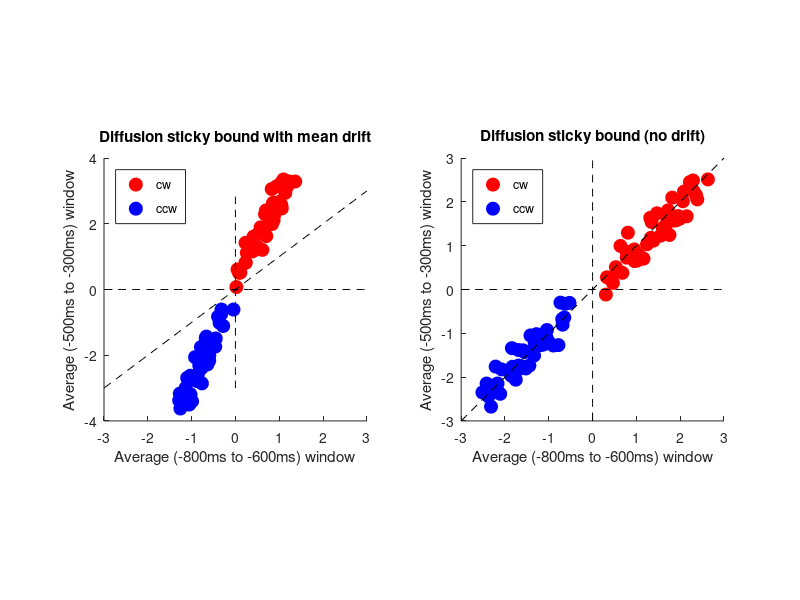

This chart was generated by the following MATLAB code: (Note: this script raises an error after producing the figure.)
clear all; close all; clc;
% ==> directories
dataPath     = strcat('/home/thomas/Desktop/UTAustin/Goris/pfc_code/pfc_data');
drc = '../data/';

%% ==> accumulation bound panel

% ==> parameters ~~~~~~~~~~~~~~~~~~~~~~~~~~~~~~~~~~~~~~~~~~~~~~~~~~~~~~~~~~~~~~~

% => number of simulated trials
N = 500;
% => number of simulated timepoints
tm = 200;
% ==> bound
bnd = 10;

% ==> timepoints (like the one for Monkey F and session 1 in the physiology data)
t = linspace(-795,-45,200);

% get indices of timepoints closest to -500 and -300 ms
[~,il] = min(abs(t + 500)); %-500
[~,iu] = min(abs(t + 300)); %-300
% get indices of timepoints closest to -800 and -600 ms
[~,il2] = min(abs(t + 800)); %-800
[~,iu2] = min(abs(t + 600)); %-600

% ~~~~~~~~~~~~~~~~~~~~~~~~~~~~~~~~~~~~~~~~~~~~~~~~~~~~~~~~~~~~~~~~~~~~~~~~~~~~~~


% ==> figure 
figure(3); set(gcf,'Color','w'); set(gcf, 'Position',[675 461 932 501])

% ==> factor for prior offset in cw and ccw directions
for fc = 1:0.1:5

    % ==> prior offsets
    pr_cw  =  0.5 * fc;
    pr_ccw = -0.5 * fc;

    % ==> Gaussian random walk
    sens  = randn(N,tm);
    % ==> cummulative sum over time
    csens = cumsum(sens,2);

    % ==> csens with bound - two cases: with ccw prior or with cw prior offsets
    csensb_cw =  csens + pr_cw;
    csensb_ccw = csens + pr_ccw;

    % ==> set DV values for timepoints over trials that reach or exceed a bound
    % to the bound value (stickiness)
    % ==> cw prior ctx
    csensb_cw(csensb_cw >=  bnd) =  bnd;
    csensb_cw(csensb_cw <= -bnd) = -bnd;
    % ==> ccw prior ctx
    csensb_ccw(csensb_ccw >=  bnd) =  bnd;
    csensb_ccw(csensb_ccw <= -bnd) = -bnd;

    % ==> once a bnd has been reached at time t for a given trial, set the remaining DV values
    % starting from t+1 to the bound for that trial
    % ==> cw cases
    for i = 1:N
        bidx = find(csensb_cw(i,:) >=  bnd, 1, 'first');
        % => set to bound
        if ~isempty(bidx)
            csensb_cw(i,bidx:end) = bnd;
        end
    end
    for i = 1:N
        bidx = find(csensb_cw(i,:) <=  -bnd);
        bidx = min(bidx);
        % => set to bound
        if ~isempty(bidx)
            csensb_cw(i,bidx:end) = -bnd;
        end
    end
    % ==> ccw context cases
    for i = 1:N
        bidx = find(csensb_ccw(i,:) >=  bnd, 1, 'first');
        % => set to bound
        if ~isempty(bidx)
            csensb_ccw(i,bidx:end) = bnd;
        end
    end
    for i = 1:N
        bidx = find(csensb_ccw(i,:) <=  -bnd);
        bidx = min(bidx);
        % => set to bound
        if ~isempty(bidx)
            csensb_ccw(i,bidx:end) = -bnd;
        end
    end

    % figure(1); set(gcf,'Color','w'); set(gcf,'Position',[124 717 1682 245]);
    % subplot(1,5,1); 
    % hold on; hold all;
    % plot((csens + pr_cw)', 'color', [1,0.5,0.5,0.5]);     ylim([-bnd - 10, bnd + 10]);
    % plot(1:t,repmat( bnd,tm), 'r--', 'linewidth', 4);
    % plot(1:t,repmat(-bnd,tm), 'b--', 'linewidth', 4);
    % title('cw prior ctx')
    % subplot(1,5,2); 
    % hold on; hold all;
    % plot((csens + pr_ccw)', 'color', [0.5,0.5,1,0.5]);     ylim([-bnd - 10, bnd + 10]);
    % plot(1:t,repmat( bnd,tm), 'r--', 'linewidth', 4);
    % plot(1:t,repmat(-bnd,tm), 'b--', 'linewidth', 4);
    % title('ccw prior ctx')
    %  
    % subplot(1,5,3); 
    % hold on; hold all;
    % plot(1:t,repmat( bnd,tm), 'r--', 'linewidth', 4);
    % plot(1:t,repmat(-bnd,tm), 'b--', 'linewidth', 4);
    % plot(csensb_cw', 'color', [1,0.5,0.5,0.5]);     ylim([-bnd - 10, bnd + 10]);
    % title('cw prior ctx')
    % subplot(1,5,4); 
    % hold on; hold all;
    % plot(1:t,repmat( bnd,tm), 'r--', 'linewidth', 4);
    % plot(1:t,repmat(-bnd,tm), 'b--', 'linewidth', 4);
    % plot(csensb_ccw', 'color', [0.5,0.5,1,0.5]);     ylim([-bnd - 10, bnd + 10]);
    % title('ccw prior ctx')
    % 
    % subplot(1,5,5);
    % plot(mean(csensb_cw,1),'linewidth',1, 'color',  [1,0.5,0.5,0.5]);
    % hold on; hold all;
    % plot(mean(csensb_ccw,1),'linewidth',1, 'color', [0.5,0.5,1,0.5]);
    % ylabel('Average signed DV (acc. bound)')
    % xlabel('Time')
    % title('Average over trials')

    % ~~~~~~~~~~~~~~~~~~~~~~~~~~~~~~~~~~~~~~~~~~~~~~~~~~~~~~~~~~~~~~~~~~~~~~~~~~~~~~~~~~~~~~~~
    %==> case with a bias that grows linearly with t (mean drift)

    pr_cw_d =   fc*(0:(tm-1))/(0.5*tm);
    pr_ccw_d = -fc*(0:(tm-1))/(0.5*tm);

    % ==> csens with bound - two cases: with ccw prior or with cw prior
    csensb_cw_d =  csens + repmat(pr_cw_d, [N,1]);
    csensb_ccw_d = csens + repmat(pr_ccw_d,[N,1]);

    % ==> set DV values for timepoints over trials that reach or exceed a bound
    % to the bound value.
    % ==> cw prior ctx
    csensb_cw_d(csensb_cw_d >=  bnd) =  bnd;
    csensb_cw_d(csensb_cw_d <= -bnd) = -bnd;
    % ==> ccw prior ctx
    csensb_ccw_d(csensb_ccw_d >=  bnd) =  bnd;
    csensb_ccw_d(csensb_ccw_d <= -bnd) = -bnd;

    % ==> once a bnd has been reached at time t for a given trial, set the remaining DV values
    % starting from t+1 to the bound for that trial
    % ==> cw cases
    % ==> once a bnd has been reached at time t for a given trial, set the remaining DV values
    % starting from t+1 to the bound for that trial
    % ==> cw cases
    for i = 1:N
        bidx = find(csensb_cw_d(i,:) >=  bnd, 1, 'first');
        % => set to bound
        if ~isempty(bidx)
            csensb_cw_d(i,bidx:end) = bnd;
        end
    end
    for i = 1:N
        bidx = find(csensb_cw_d(i,:) <=  -bnd);
        bidx = min(bidx);
        % => set to bound
        if ~isempty(bidx)
            csensb_cw_d(i,bidx:end) = -bnd;
        end
    end
    % ==> ccw context cases
    for i = 1:N
        bidx = find(csensb_ccw_d(i,:) >=  bnd, 1, 'first');
        % => set to bound
        if ~isempty(bidx)
            csensb_ccw_d(i,bidx:end) = bnd;
        end
    end
    for i = 1:N
        bidx = find(csensb_ccw_d(i,:) <=  -bnd);
        bidx = min(bidx);
        % => set to bound
        if ~isempty(bidx)
            csensb_ccw_d(i,bidx:end) = -bnd;
        end
    end

    % figure(2); set(gcf,'Color','w'); set(gcf,'Position',[124 717 1682 245]);
    % subplot(1,5,1); 
    % hold on; hold all;
    % plot((csens + repmat(pr_cw_d, [N,1]))', 'color', [1,0.5,0.5,0.5]);     ylim([-bnd - 10, bnd + 10]);
    % plot(1:t,repmat( bnd,tm), 'r--', 'linewidth', 4);
    % plot(1:t,repmat(-bnd,tm), 'b--', 'linewidth', 4);
    % title('cw prior ctx')
    % subplot(1,5,2); 
    % hold on; hold all;
    % plot((csens + repmat(pr_ccw_d, [N,1]))', 'color', [0.5,0.5,1,0.5]);     ylim([-bnd - 10, bnd + 10]);
    % plot(1:t,repmat( bnd,tm), 'r--', 'linewidth', 4);
    % plot(1:t,repmat(-bnd,tm), 'b--', 'linewidth', 4);
    % title('ccw prior ctx')
    %  
    % subplot(1,5,3); 
    % hold on; hold all;
    % plot(1:t,repmat( bnd,tm), 'r--', 'linewidth', 4);
    % plot(1:t,repmat(-bnd,tm), 'b--', 'linewidth', 4);
    % plot(csensb_cw_d', 'color', [1,0.5,0.5,0.5]);     ylim([-bnd - 10, bnd + 10]);
    % title('cw prior ctx')
    % subplot(1,5,4); 
    % hold on; hold all;
    % plot(1:t,repmat( bnd,tm), 'r--', 'linewidth', 4);
    % plot(1:t,repmat(-bnd,tm), 'b--', 'linewidth', 4);
    % plot(csensb_ccw_d', 'color', [0.5,0.5,1,0.5]);     ylim([-bnd - 10, bnd + 10]);
    % title('ccw prior ctx')
    % 
    % subplot(1,5,5);
    % plot(mean(csensb_cw_d,1),'linewidth',1, 'color',  [1,0.5,0.5,0.5]);
    % hold on; hold all;
    % plot(mean(csensb_ccw_d,1),'linewidth',1, 'color', [0.5,0.5,1,0.5]);
    % ylabel('Average signed DV (acc. bound)')
    % xlabel('Time')
    % title('Average over trials')

    % ==> drifting prior expectation
    % => time window 1
    csensb_ccw_d_mu =  mean(mean(csensb_ccw_d(:,il:iu),1),2);
    csensb_cw_d_mu  =  mean(mean(csensb_cw_d(:, il:iu),1),2);
    % => time window 2
    csensb_ccw_d_mu2 = mean(mean(csensb_ccw_d(:,il2:iu2),1),2);
    csensb_cw_d_mu2  = mean(mean(csensb_cw_d(:, il2:iu2),1),2);

    % ==> fixed prior expectation
    % => time window 1
    csensb_ccw_mu =  mean(mean(csensb_ccw(:,il:iu),1),2);
    csensb_cw_mu  =  mean(mean(csensb_cw(:, il:iu),1),2);
    % => time window 2
    csensb_ccw_mu2 = mean(mean(csensb_ccw(:,il2:iu2),1),2);
    csensb_cw_mu2  = mean(mean(csensb_cw(:, il2:iu2),1),2);

    subplot(1,2,1);
    hold on; hold all;
    % scatter(csensb_cw_d_mu2 - csensb_ccw_d_mu2, csensb_cw_d_mu - csensb_ccw_d_mu,  90, 'ko'); %,'markerfacecolor', 'b', 'markeredgecolor', 'b')
    scatter(csensb_cw_d_mu2,  csensb_cw_d_mu,     90, 'o','markerfacecolor', 'r', 'markeredgecolor', 'r')
    scatter(csensb_ccw_d_mu2,  csensb_ccw_d_mu,   90, 'o','markerfacecolor', 'b', 'markeredgecolor', 'b')
    axis equal;
    subplot(1,2,2);
    hold on; hold all;
    % scatter(csensb_cw_mu2 - csensb_ccw_mu2,     csensb_cw_mu - csensb_ccw_mu, 90,  'ko'); %,'markerfacecolor', 'b', 'markeredgecolor', 'b')
    scatter(csensb_cw_mu2,    csensb_cw_mu,    90,  'o','markerfacecolor', 'r', 'markeredgecolor', 'r')
    scatter(csensb_ccw_mu2,    csensb_ccw_mu,  90,  'o','markerfacecolor', 'b', 'markeredgecolor', 'b')
    axis equal;

    fprintf('completed plotting for prior offset factor %d...\n',fc)

end

subplot(1,2,1);
hold on; hold all;
plot(-3:0.1:3,-3:0.1:3,'k--')
plot(-3:0.1:3,zeros([1,length(-3:0.1:3)]),'k--')
plot(zeros([1,length(-3:0.1:3)]),-3:0.1:3,'k--')
axis equal; axis square;
xlabel('Average (-800ms to -600ms) window')
ylabel('Average (-500ms to -300ms) window')
legend('cw', 'ccw', 'Location', 'NorthWest')
title('Diffusion sticky bound with mean drift')
drawnow;

subplot(1,2,2);
hold on; hold all;
plot(-3:0.1:3,-3:0.1:3,'k--')
plot(-3:0.1:3,zeros([1,length(-3:0.1:3)]),'k--')
plot(zeros([1,length(-3:0.1:3)]),-3:0.1:3,'k--')
axis equal; axis square;
xlabel('Average (-800ms to -600ms) window')
ylabel('Average (-500ms to -300ms) window')
legend('cw', 'ccw', 'Location', 'NorthWest')
title('Diffusion sticky bound (no drift)')
drawnow;

%%
close all; clc;

figure(); set(gcf,'Color','w');

% => cw cases
Fmu_cw_lo = nan(13,2);
Fmu_cw_hi = nan(13,2);

Jmu_cw_lo = nan(16,2);
Jmu_cw_hi = nan(16,2);

% => ccw cases
Fmu_ccw_lo = nan(13,2);
Fmu_ccw_hi = nan(13,2);

Jmu_ccw_lo = nan(16,2);
Jmu_ccw_hi = nan(16,2);

% ==> for storing all neutral DV trajectories
% => cw cases
F_cw_lo = nan(13,200);
F_cw_hi = nan(13,200);
J_cw_lo = nan(16,200);
J_cw_hi = nan(16,200);

% => ccw cases
F_ccw_lo = nan(13,200);
F_ccw_hi = nan(13,200);
J_ccw_lo = nan(16,200);
J_ccw_hi = nan(16,200);

% ==> store individual trial values
% ==> context cw (ctx == 1)
vcwlosF = [];
% ==> context ccw (ctx == 1)
vccwlosF = [];    
% ==> context cw (ctx == 1)
vcwhisF = [];
% ==> context ccw (ctx == 1)
vccwhisF = [];     

% ==> store individual trial values
% ==> context cw (ctx == 1)
vcwlosJ = [];
% ==> context ccw (ctx == 1)
vccwlosJ = [];    
% ==> context cw (ctx == 1)
vcwhisJ = [];
% ==> context ccw (ctx == 1)
vccwhisJ = [];     

% ==> store raw DV averages
J_cw_lo_raw_DVs = [];
J_cw_hi_raw_DVs = [];
J_ccw_lo_raw_DVs = [];
J_ccw_hi_raw_DVs = [];

% ==> store raw DV averages
F_cw_lo_raw_DVs = [];
F_cw_hi_raw_DVs = [];
F_ccw_lo_raw_DVs = [];
F_ccw_hi_raw_DVs = [];

% ==> what is the session
for iSfln = 1:29 

    % ~~~~~~~~~~~~~~~~~~~~~~~~~~~~~~~~~~~~~~~~~~~~~~~~~~~~~~~~~~~~~~~~~~~~~~~~~~~~~~~~~~~~~
    % params: matrix with the model parameters [trial x parameter]
    params = load([drc,'trial_DV_params_iS_',num2str(iSfln),'.mat']);
    params = params.ps_cat;
    fprintf('Finished loading matrix with the model parameters for iS = %d... \n',iSfln)
    % ~~~~~~~~~~~~~~~~~~~~~~~~~~~~~~~~~~~~~~~~~~~~~~~~~~~~~~~~~~~~~~~~~~~~~~~~~~~~~~~~~~~~~

    % ~~~~~~~~~~~~~~~~~~~~~~~~~~~~~~~~~~~~~~~~~~~~~~~~~~~~~~~~~~~~~~~~~~~~~~~~~~~~~~~~~~~~~
    % dvs are model predicted DV trajectories [trial x time] (Category DVs)
    dvs = load([drc,'trial_DV_traj_iS_',num2str(iSfln),'.mat']);
    dvs = dvs.dv_cat;
    fprintf('Finished loading model predicted DV trajectories (Categorical DVs) for iS = %d... \n',iSfln)
    % ~~~~~~~~~~~~~~~~~~~~~~~~~~~~~~~~~~~~~~~~~~~~~~~~~~~~~~~~~~~~~~~~~~~~~~~~~~~~~~~~~~~~~

    % ==> load session data
    if iSfln > 9
        load([dataPath,'/dataSet_',num2str(iSfln),'.mat']);
    elseif iSfln <= 9
        load([dataPath,'/dataSet_0',num2str(iSfln),'.mat']);
    end
    timeSac = S.dec.timeSac;
    % Set time boundaries
    fitTimeSacBegin = -800;  % in ms, relative to saccade onset
    fitTimeSacEnd   = -50;
    [~, sacBegin] = min(abs(timeSac - fitTimeSacBegin));
    [~, sacEnd]   = min(abs(timeSac - fitTimeSacEnd));

    % time intervals
    t = linspace(timeSac(sacBegin),timeSac(sacEnd),size(dvs,2));

    % ==> note: the t range is different for F and JP
    % => for F the range is   -795 -> -45
    % => for JP the range is  -790 -> -40
    
    % get indices of timepoints closest to -500 and -300 ms
    [~,il] = min(abs(t + 500)); %-500
    [~,iu] = min(abs(t + 300)); %-300
    % get indices of timepoints closest to -800 and -600 ms
    [~,il2] = min(abs(t + 800)); %-800
    [~,iu2] = min(abs(t + 600)); %-600

    % ==> choice
    cho = S.beh.choiceCat;
    % ==> context, contrast, orientation indicator variables
    ctx = S.exp.taskContext; ctr = S.exp.stimContrast; ori = S.exp.stimOriDeg;
    % x axis is orientation (the values differ for FN and JP!). Use unique values
    or = unique(ori)'; cx = unique(ctx)'; cr = unique(ctr)';
    
    % indices
    idxcwlo =  (ori == 0) & (ctx == cx(2)) & (ctr == cr(1));
    idxccwlo = (ori == 0) & (ctx == cx(1)) & (ctr == cr(1));
    
    idxcwhi =  (ori == 0) & (ctx == cx(2)) & (ctr == cr(2));
    idxccwhi = (ori == 0) & (ctx == cx(1)) & (ctr == cr(2));    
    
    % ==> context cw (ctx == 1)
    vcwlo = dvs(idxcwlo,:);
    % ==> context ccw (ctx == 1)
    vccwlo = dvs(idxccwlo,:);    
    % ==> context cw (ctx == 1)
    vcwhi = dvs(idxcwhi,:);
    % ==> context ccw (ctx == 1)
    vccwhi = dvs(idxccwhi,:);                   
    
    % ==> true dcCalAll (raw) values
    dvs_raw = S.dec.dvCatAll;
    
    
    subplot(5,6,iSfln);
    hold on; hold all;    
    plot(t,mean(vcwlo,1),  'r:');
    plot(t,mean(vccwlo,1), 'b:');
    plot(t,mean(vcwhi,1),  'r-');
    plot(t,mean(vccwhi,1), 'b-');    
    ylim([-1,1]);
    drawnow;

    % => if Monkey F
    if iSfln <= 13
        % ==> store averages in two time windows
        % => lo contrast       
        Fmu_cw_lo(iSfln,:) = [mean(mean(vcwlo(:,il2:iu2),1),2), mean(mean(vcwlo(:,il:iu),1),2)];
        % => hi contrast
        Fmu_cw_hi(iSfln,:) = [mean(mean(vcwhi(:,il2:iu2),1),2), mean(mean(vcwhi(:,il:iu),1),2)];        
        % => lo contrast
        Fmu_ccw_lo(iSfln,:) = [mean(mean(vccwlo(:,il2:iu2),1),2), mean(mean(vccwlo(:,il:iu),1),2)];
        % => hi contrast
        Fmu_ccw_hi(iSfln,:) = [mean(mean(vccwhi(:,il2:iu2),1),2), mean(mean(vccwhi(:,il:iu),1),2)];    
        
        % ==> store average DV trajectories        
        F_cw_lo(iSfln,:) = mean(vcwlo,1);    
        F_cw_hi(iSfln,:) = mean(vcwhi,1);  
        F_ccw_lo(iSfln,:) = mean(vccwlo,1);    
        F_ccw_hi(iSfln,:) = mean(vccwhi,1);  
        
        % ==> store averages of raw DVs 
        F_cw_lo_raw_DVs(iSfln,:)  = mean(dvs_raw(idxcwlo,:),1);
        F_cw_hi_raw_DVs(iSfln,:)  = mean(dvs_raw(idxcwhi,:),1);
        F_ccw_lo_raw_DVs(iSfln,:) = mean(dvs_raw(idxccwlo,:),1);
        F_ccw_hi_raw_DVs(iSfln,:) = mean(dvs_raw(idxccwhi,:),1);        
        
        % ==> store all single trial dvs
        vcwlosF  = [vcwlosF; vcwlo];
        vccwlosF = [vccwlosF; vccwlo]; 
        vcwhisF  = [vcwhisF; vcwhi];
        vccwhisF = [vccwhisF; vccwhi];      
        
    % => if Monkey J    
    elseif iSfln >= 14
        % ==> store averages in two time windows        
        % => lo contrast
        Jmu_cw_lo(iSfln -13,:) = [mean(mean(vcwlo(:,il2:iu2),1),2), mean(mean(vcwlo(:,il:iu),1),2)];
        % => hi contrast
        Jmu_cw_hi(iSfln -13,:) = [mean(mean(vcwhi(:,il2:iu2),1),2), mean(mean(vcwhi(:,il:iu),1),2)];        
        % => lo contrast
        Jmu_ccw_lo(iSfln -13,:) = [mean(mean(vccwlo(:,il2:iu2),1),2), mean(mean(vccwlo(:,il:iu),1),2)];
        % => hi contrast
        Jmu_ccw_hi(iSfln -13,:) = [mean(mean(vccwhi(:,il2:iu2),1),2), mean(mean(vccwhi(:,il:iu),1),2)];      
        
        % ==> store average DV trajectories (model fits)       
        J_cw_lo(iSfln  -13,:) = mean(vcwlo,1);    
        J_cw_hi(iSfln  -13,:) = mean(vcwhi,1);  
        J_ccw_lo(iSfln -13,:) = mean(vccwlo,1);    
        J_ccw_hi(iSfln -13,:) = mean(vccwhi,1);    
        
        % ==> store averages of raw DVs 
        J_cw_lo_raw_DVs(iSfln  -13,:) = mean(dvs_raw(idxcwlo,:),1);
        J_cw_hi_raw_DVs(iSfln  -13,:) = mean(dvs_raw(idxcwhi,:),1);
        J_ccw_lo_raw_DVs(iSfln  -13,:) = mean(dvs_raw(idxccwlo,:),1);
        J_ccw_hi_raw_DVs(iSfln  -13,:) = mean(dvs_raw(idxccwhi,:),1);
        
        % ==> store all single trial dvs (model fits)
        vcwlosJ  = [vcwlosJ; vcwlo];
        vccwlosJ = [vccwlosJ; vccwlo]; 
        vcwhisJ  = [vcwhisJ; vcwhi];
        vccwhisJ = [vccwhisJ; vccwhi];      
        
    end    
end

%% ==> barplots for F3
close all; clc;

% ==> all CW offset values for vertical stimulus - across hi and lo contrasts
cwsF  = [vcwlosF; vcwhisF];   cwsF  = cwsF(:,1);
% ==> all CCW offset values for vertical stimulus - across hi and lo contrasts
ccwsF = [vccwlosF; vccwhisF]; ccwsF = ccwsF(:,1);

% ==> all CW offset values for vertical stimulus - across hi and lo contrasts
cwsJ  = [vcwlosJ; vcwhisJ];   cwsJ  = cwsJ(:,1);
% ==> all CCW offset values for vertical stimulus - across hi and lo contrasts
ccwsJ = [vccwlosJ; vccwhisJ]; ccwsJ = ccwsJ(:,1);

% ==> edges
edgs = -1.5:0.1:1.5;

fg = figure(); set(fg,'color','white'); set(fg, 'Position',[675 421 660 541])
subplot(2,2,1);
histogram(cwsF,edgs,'facecolor',[0.15,0.75,0.5]); hold on; hold all;
title('Animal F: cw prior context')
xlabel('Signed DV initial offset')
ylabel('Frequency')
drawnow;
subplot(2,2,2);
histogram(ccwsF,edgs,'facecolor',[0.15,0.75,0.5]); hold on; hold all;
title('Animal F: ccw prior context')
xlabel('Signed DV initial offset')
ylabel('Frequency')
drawnow;
 
subplot(2,2,3);
histogram(cwsJ,edgs,'facecolor',[1,0.5,0]); hold on; hold all;
title('Animal J: cw prior context')
xlabel('Signed DV initial offset')
ylabel('Frequency')
drawnow;
subplot(2,2,4);
histogram(ccwsJ,edgs,'facecolor',[1,0.5,0]); hold on; hold all;
title('Animal J: ccw prior context')
xlabel('Signed DV initial offset')
ylabel('Frequency')
drawnow;

% ==> 
% ==> signrank wilcoxon test
[p_cwJ,~]  = signrank(cwsJ);
[p_ccwJ,~] = signrank(ccwsJ);

[p_cwF,~]  = signrank(cwsF);
[p_ccwF,~] = signrank(ccwsF);

fprintf('Wilcoxon test p values evaluating initial offsets in the vertical stimulus condition...\n')
fprintf('Wilcoxon test for animal F cw cases, p = %d...\n', p_cwF)
fprintf('Wilcoxon test for animal F ccw cases, p = %d...\n', p_ccwF)


fprintf('Wilcoxon test for animal J cw cases, p = %d...\n', p_cwJ)
fprintf('Wilcoxon test for animal J ccw cases, p = %d...\n', p_ccwJ)
 
% ==> ranksum
[PJ,HJ] = ranksum(cwsJ,ccwsJ)

[PF,HF] = ranksum(cwsF,ccwsF)

% ==> restrict to the low contrast trials and repeat ranksum


%%
% close all; clc;

figure(); set(gcf,'Color','w'); set(gcf,'Position',[86 490 1834 472]);
subplot(1,3,1);
hold on; hold all;
% => monkey F
s1 = scatter(Fmu_cw_lo(:,1), Fmu_cw_lo(:,2),  90, 'o','markerfacecolor', [0.15,0.75,0.5], 'markeredgecolor', 'r', 'MarkerFaceAlpha',.3,'MarkerEdgeAlpha',1);
s2 = scatter(Fmu_ccw_lo(:,1),Fmu_ccw_lo(:,2), 90, 'o','markerfacecolor', [0.15,0.75,0.5], 'markeredgecolor', 'b', 'MarkerFaceAlpha',.3,'MarkerEdgeAlpha',1);
s3 = scatter(Fmu_cw_hi(:,1), Fmu_cw_hi(:,2),  90, 'o','markerfacecolor', [0.15,0.75,0.5], 'markeredgecolor', 'r');
s4 = scatter(Fmu_ccw_hi(:,1),Fmu_ccw_hi(:,2), 90, 'o','markerfacecolor', [0.15,0.75,0.5], 'markeredgecolor', 'b');
% => monkey J
s5 = scatter(Jmu_cw_lo(:,1), Jmu_cw_lo(:,2),  90, 'o','markerfacecolor', [1,0.5,0], 'markeredgecolor', 'r', 'MarkerFaceAlpha',.3,'MarkerEdgeAlpha',1);
s6 = scatter(Jmu_ccw_lo(:,1),Jmu_ccw_lo(:,2), 90, 'o','markerfacecolor', [1,0.5,0], 'markeredgecolor', 'b', 'MarkerFaceAlpha',.3,'MarkerEdgeAlpha',1);
s7 = scatter(Jmu_cw_hi(:,1), Jmu_cw_hi(:,2),  90, 'o','markerfacecolor', [1,0.5,0], 'markeredgecolor', 'r');
s8 = scatter(Jmu_ccw_hi(:,1),Jmu_ccw_hi(:,2), 90, 'o','markerfacecolor', [1,0.5,0], 'markeredgecolor', 'b');
hold on; hold all
plot(-0.6:0.1:0.6,-0.6:0.1:0.6,'k--')
plot(-0.6:0.1:0.6,zeros([1,length(-0.6:0.1:0.6)]),'k--')
plot(zeros([1,length(-0.6:0.1:0.6)]),-0.6:0.1:0.6,'k--')
axis equal; axis square;
xlabel('Average (-800ms to -600ms) window')
ylabel('Average (-500ms to -300ms) window')
legend([s1,s2,s3,s4,s5,s6,s7,s8], 'Monkey F cw low contrast','Monkey F ccw low contrast','Monkey F cw high contrast','Monkey F ccw high contrast', ...
                                  'Monkey J cw low contrast','Monkey J ccw low contrast','Monkey J cw high contrast','Monkey J ccw high contrast',... 
                                 'Location','SouthEast')

subplot(1,3,2);
hold on; hold all;
p1 = plot(linspace(-790,-40,200), mean(J_cw_lo,1), 'color', [1,0,0,0.35],  'linewidth',8);
p2 = plot(linspace(-790,-40,200), mean(J_cw_hi,1), 'r-',  'linewidth',4);
p3 = plot(linspace(-790,-40,200), mean(J_ccw_lo,1), 'color', [0,0,1,0.35], 'linewidth',8);
p4 = plot(linspace(-790,-40,200), mean(J_ccw_hi,1), 'b-', 'linewidth',4);
% => time windows
plot(repmat(-800,[20,1]),linspace(-0.2,0.2,20),'k--')
plot(repmat(-600,[20,1]),linspace(-0.2,0.2,20),'k--')

plot(repmat(-500,[20,1]),linspace(-0.2,0.2,20),'k:')
plot(repmat(-300,[20,1]),linspace(-0.2,0.2,20),'k:')
xlim([-840,-30])
title('Monkey J');
xlabel('Time');
ylabel('Signed DV average (vertical stimulus)');
legend([p1,p2,p3,p4],'cw context, low contrast', 'cw context high contrast', ...
                     'ccw context, low contrast', 'ccw context, high contrast');

subplot(1,3,3);
hold on; hold all;
p1 = plot(linspace(-795,-45,200), mean(F_cw_lo,1), 'color', [1,0,0,0.35],  'linewidth',8);
p2 = plot(linspace(-795,-45,200), mean(F_cw_hi,1), 'r-',  'linewidth',4);
p3 = plot(linspace(-795,-45,200), mean(F_ccw_lo,1), 'color', [0,0,1,0.35], 'linewidth',8);
p4 = plot(linspace(-795,-45,200), mean(F_ccw_hi,1), 'b-', 'linewidth',4);
% => time windows
plot(repmat(-800,[20,1]),linspace(-0.2,0.2,20),'k--')
plot(repmat(-600,[20,1]),linspace(-0.2,0.2,20),'k--')

plot(repmat(-500,[20,1]),linspace(-0.2,0.2,20),'k:')
plot(repmat(-300,[20,1]),linspace(-0.2,0.2,20),'k:')
xlim([-840,-30])
title('Monkey F');
xlabel('Time');
ylabel('Signed DV average (vertical stimulus)');
legend([p1,p2,p3,p4],'cw context, low contrast', 'cw context high contrast', ...
                     'ccw context, low contrast', 'ccw context, high contrast');


%% ==> just DV graphs for low contrast

figure();  set(gcf,'Color','w'); set(gcf, 'Position',[675 553 963 409])
subplot(1,2,1);
hold on; hold all;
p1 = plot(linspace(-790,-40,200), mean(J_cw_lo,1), 'color', [1,0,0,0.35],  'linewidth',8);
p3 = plot(linspace(-790,-40,200), mean(J_ccw_lo,1), 'color', [0,0,1,0.35], 'linewidth',8);
% ==> timeSac(16) == -790 and timeSac(31) == -40
p4 = plot(timeSac(16:31), mean(J_cw_lo_raw_DVs(:,16:31),1), 'o', 'color', [1,0,0,0.35]);
p5 = plot(timeSac(16:31), mean(J_ccw_lo_raw_DVs(:,16:31),1), 'o', 'color', [0,0,1,0.35], 'linewidth',1);
% => time windows
plot(repmat(-800,[20,1]),linspace(-0.2,0.2,20),'k--')
plot(repmat(-600,[20,1]),linspace(-0.2,0.2,20),'k--')

plot(repmat(-500,[20,1]),linspace(-0.2,0.2,20),'k:')
plot(repmat(-300,[20,1]),linspace(-0.2,0.2,20),'k:')
xlim([-840,-30])
title('Monkey J');
xlabel('Time');
ylabel('Signed DV average (vertical stimulus)');
% legend([p1,p3],'cw context, low contrast', ...
%                'ccw context, low contrast');

subplot(1,2,2);
hold on; hold all;
p1 = plot(linspace(-795,-45,200), mean(F_cw_lo,1), 'color', [1,0,0,0.35],  'linewidth',8);
p3 = plot(linspace(-795,-45,200), mean(F_ccw_lo,1), 'color', [0,0,1,0.35], 'linewidth',8);
% ==> timeSac(16) == -790 and timeSac(31) == -40
p4 = plot(timeSac(16:31), mean(F_cw_lo_raw_DVs(:,16:31),1), 'o', 'color', [1,0,0,0.35]);
p5 = plot(timeSac(16:31), mean(F_ccw_lo_raw_DVs(:,16:31),1), 'o', 'color', [0,0,1,0.35], 'linewidth',1);
% => time windows
plot(repmat(-800,[20,1]),linspace(-0.2,0.2,20),'k--')
plot(repmat(-600,[20,1]),linspace(-0.2,0.2,20),'k--')

plot(repmat(-500,[20,1]),linspace(-0.2,0.2,20),'k:')
plot(repmat(-300,[20,1]),linspace(-0.2,0.2,20),'k:')
xlim([-840,-30])
title('Monkey F');
xlabel('Time');
ylabel('Signed DV average (vertical stimulus)');
legend([p1,p3],'cw context, low contrast', ...
               'ccw context, low contrast');
                 
%% ==> just seprate out by monkey

figure(); set(gcf,'Color','w'); set(gcf,'Position',[178 358 1325 604]);
subplot(1,2,1);
hold on; hold all;
% => monkey F
s1 = scatter(Fmu_cw_lo(:,1), Fmu_cw_lo(:,2),  140, 'o','markerfacecolor', [0.15,0.75,0.5], 'markeredgecolor', 'r', 'MarkerFaceAlpha',.3,'MarkerEdgeAlpha',1);
s2 = scatter(Fmu_ccw_lo(:,1),Fmu_ccw_lo(:,2), 140, 'o','markerfacecolor', [0.15,0.75,0.5], 'markeredgecolor', 'b', 'MarkerFaceAlpha',.3,'MarkerEdgeAlpha',1);
s3 = scatter(Fmu_cw_hi(:,1), Fmu_cw_hi(:,2),  140, 'o','markerfacecolor', [0.15,0.75,0.5], 'markeredgecolor', 'r');
s4 = scatter(Fmu_ccw_hi(:,1),Fmu_ccw_hi(:,2), 140, 'o','markerfacecolor', [0.15,0.75,0.5], 'markeredgecolor', 'b');
% ==> lines
plot(-0.6:0.1:0.6,-0.6:0.1:0.6,'k--')
plot(-0.6:0.1:0.6,zeros([1,length(-0.6:0.1:0.6)]),'k--')
plot(zeros([1,length(-0.6:0.1:0.6)]),-0.6:0.1:0.6,'k--')
axis equal; axis square;
xlabel('Average (-800ms to -600ms) window');
ylabel('Average (-500ms to -300ms) window');
legend([s1,s2,s3,s4],'cw low contrast','ccw low contrast','cw high contrast','ccw high contrast','Location','SouthEast')
title('Monkey F');

subplot(1,2,2);
hold on; hold all;
% => monkey J
s1 = scatter(Jmu_cw_lo(:,1), Jmu_cw_lo(:,2),  140, 'o','markerfacecolor', [1,0.5,0], 'markeredgecolor', 'r', 'MarkerFaceAlpha',.3,'MarkerEdgeAlpha',1);
s2 = scatter(Jmu_ccw_lo(:,1),Jmu_ccw_lo(:,2), 140, 'o','markerfacecolor', [1,0.5,0], 'markeredgecolor', 'b', 'MarkerFaceAlpha',.3,'MarkerEdgeAlpha',1);
s3 = scatter(Jmu_cw_hi(:,1), Jmu_cw_hi(:,2),  140, 'o','markerfacecolor', [1,0.5,0], 'markeredgecolor', 'r');
s4 = scatter(Jmu_ccw_hi(:,1),Jmu_ccw_hi(:,2), 140, 'o','markerfacecolor', [1,0.5,0], 'markeredgecolor', 'b');
% ==> lines
plot(-0.6:0.1:0.6,-0.6:0.1:0.6,'k--')
plot(-0.6:0.1:0.6,zeros([1,length(-0.6:0.1:0.6)]),'k--')
plot(zeros([1,length(-0.6:0.1:0.6)]),-0.6:0.1:0.6,'k--')
axis equal; axis square;
xlabel('Average (-800ms to -600ms) window')
ylabel('Average (-500ms to -300ms) window')
legend([s1,s2,s3,s4],'cw low contrast','ccw low contrast','cw high contrast','ccw high contrast','Location','SouthEast')
title('Monkey J');

% text(Jmu_cw_lo(:,1)  - 0.015, Jmu_cw_lo(:,2),  string([14:29]),'fontsize',6)
% text(Jmu_ccw_lo(:,1) - 0.015,Jmu_ccw_lo(:,2), string([14:29]),'fontsize',6)
% text(Jmu_cw_hi(:,1)  - 0.015, Jmu_cw_hi(:,2),  string([14:29]),'fontsize',6)
% text(Jmu_ccw_hi(:,1) - 0.015,Jmu_ccw_hi(:,2), string([14:29]),'fontsize',6)


%% ==> just one example
% close all; clc;

% ==> raw DV averages
cw_lo_raw_DVs  = [F_cw_lo_raw_DVs;  J_cw_lo_raw_DVs];
ccw_lo_raw_DVs = [F_ccw_lo_raw_DVs; J_ccw_lo_raw_DVs];

figure(); set(gcf,'Color','w'); set(gcf, 'Position',[675 363 602 599])

iSfln = 23;

% ~~~~~~~~~~~~~~~~~~~~~~~~~~~~~~~~~~~~~~~~~~~~~~~~~~~~~~~~~~~~~~~~~~~~~~~~~~~~~~~~~~~~~
% params: matrix with the model parameters [trial x parameter]
params = load([drc,'trial_DV_params_iS_',num2str(iSfln),'.mat']);
params = params.ps_cat;
fprintf('Finished loading matrix with the model parameters for iS = %d... \n',iSfln)
% ~~~~~~~~~~~~~~~~~~~~~~~~~~~~~~~~~~~~~~~~~~~~~~~~~~~~~~~~~~~~~~~~~~~~~~~~~~~~~~~~~~~~~

% ~~~~~~~~~~~~~~~~~~~~~~~~~~~~~~~~~~~~~~~~~~~~~~~~~~~~~~~~~~~~~~~~~~~~~~~~~~~~~~~~~~~~~
% dvs are model predicted DV trajectories [trial x time] (Category DVs)
dvs = load([drc,'trial_DV_traj_iS_',num2str(iSfln),'.mat']);
dvs = dvs.dv_cat;
fprintf('Finished loading model predicted DV trajectories (Categorical DVs) for iS = %d... \n',iSfln)
% ~~~~~~~~~~~~~~~~~~~~~~~~~~~~~~~~~~~~~~~~~~~~~~~~~~~~~~~~~~~~~~~~~~~~~~~~~~~~~~~~~~~~~

% ==> load session data
if iSfln > 9
    load([dataPath,'/dataSet_',num2str(iSfln),'.mat']);
elseif iSfln <= 9
    load([dataPath,'/dataSet_0',num2str(iSfln),'.mat']);
end
timeSac = S.dec.timeSac;
% Set time boundaries
fitTimeSacBegin = -800;  % in ms, relative to saccade onset
fitTimeSacEnd   = -50;
[~, sacBegin] = min(abs(timeSac - fitTimeSacBegin));
[~, sacEnd]   = min(abs(timeSac - fitTimeSacEnd));

% time intervals
t = linspace(timeSac(sacBegin),timeSac(sacEnd),size(dvs,2));

% ==> choice
cho = S.beh.choiceCat;
% ==> context, contrast, orientation indicator variables
ctx = S.exp.taskContext; ctr = S.exp.stimContrast; ori = S.exp.stimOriDeg;

% x axis is orientation (the values differ for FN and JP!). Use unique values
or = unique(ori)'; cx = unique(ctx)'; cr = unique(ctr)';

% indices
idxcwlo =  (ori == 0) & (ctx == cx(2)) & (ctr == cr(1));
idxccwlo = (ori == 0) & (ctx == cx(1)) & (ctr == cr(1));

idxcwhi =  (ori == 0) & (ctx == cx(2)) & (ctr == cr(2));
idxccwhi = (ori == 0) & (ctx == cx(1)) & (ctr == cr(2));    

% ==> context cw (ctx == 1)
vcwlo = dvs(idxcwlo,:);
% ==> context cw (ctx == 1)
vccwlo = dvs(idxccwlo,:);

% ==> context cw (ctx == 1)
vcwhi = dvs(idxcwhi,:);
% ==> context cw (ctx == 1)
vccwhi = dvs(idxccwhi,:);    


title(['J',S.general.expDate]);
hold on; hold all;    
p1 = plot(t,mean(vcwlo,1),  'color', [1,0,0,0.5], 'linewidth',8);
p2 = plot(t,mean(vccwlo,1), 'color', [0,0,1,0.5], 'linewidth',8);
p4 = plot(timeSac(16:31), cw_lo_raw_DVs(iSfln,  16:31), 'o', 'color', [1,0,0,0.35]);
p5 = plot(timeSac(16:31), ccw_lo_raw_DVs(iSfln, 16:31), 'o', 'color', [0,0,1,0.35], 'linewidth',1);
% => time windows
xlabel('Time'); ylabel('Average Signed DV (vertical stimulus)');
ylim([-1,1]);
% => time windows
plot(repmat(-800,[20,1]),linspace(-0.8,0.8,20),'k--')
plot(repmat(-600,[20,1]),linspace(-0.8,0.8,20),'k--')
plot(repmat(-500,[20,1]),linspace(-0.8,0.8,20),'k:')
plot(repmat(-300,[20,1]),linspace(-0.8,0.8,20),'k:')
xlim([-840,-30]);

% hold on; hold all;   
% p3 = plot(t,mean(vcwhi,1),  'r-','linewidth',4);
% p4 = plot(t,mean(vccwhi,1), 'b-','linewidth',4);    

% legend([p1,p2,p3,p4],'CW prior low contrast','CCW prior low contrast', 'CW prior high contrast','CCW prior high contrast');
legend([p1,p2],'cw context, low contrast', ...
               'ccw context, low contrast');
drawnow;
    
